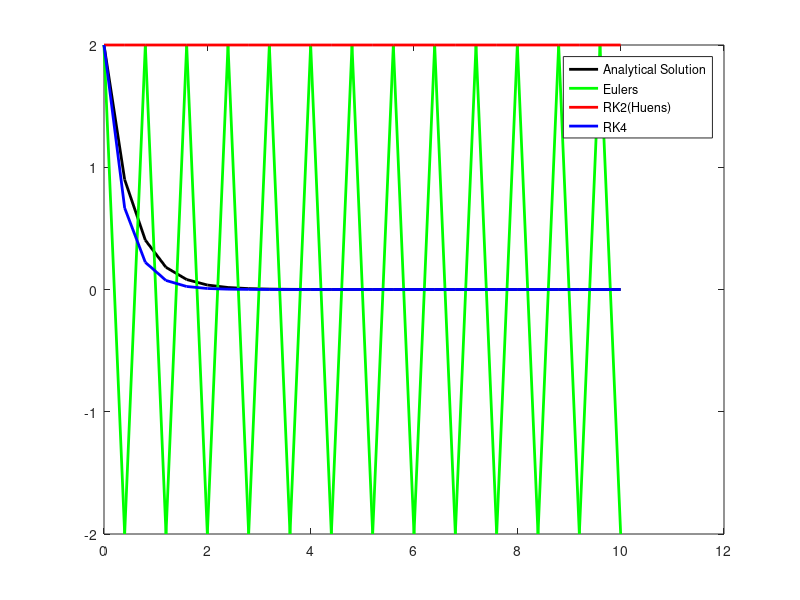

The MATLAB source for this figure:
function myrk4()
close all

dt = 0.4;
y0 = 2;

%%%Analytical Solution
t = 0:dt:10;
y_a_sol = y0*exp(-2*t);

figure()
plot(t,y_a_sol,'k-','LineWidth',2)
hold on

%%%EULERS METHOD

tE(1) = 0;
yE(1) = y0;
n = 1;

while tE < 10
    tE(n+1) = tE(n) + dt;
    yE(n+1) = yE(n) + f(yE(n),tE(n))*dt;
    n = n + 1;
end

plot(tE,yE,'g-','LineWidth',2)

%%% RK2 (Heun's Method)
t2(1) = 0;
y2(1) = y0;
n = 1;

while t2 < 10
    t2(n+1) = t2(n) + dt;
    k1 = f(y2(n),t2(n));
    k2 = f(y2(n)+k1*dt,t2(n)+dt);
    phi = 0.5*(k1 + k2);
    y2(n+1) = y2(n) + phi*dt;
    n = n + 1;
end

plot(t2,y2,'r-','LineWidth',2)

%%% RK4
t4(1) = 0;
y4(1) = y0;
n = 1;

while t4 < 10
    t4(n+1) = t4(n) + dt;
    k1 = f(y4(n),t4(n));
    k2 = f(y4(n)+k1*dt/2,t4(n)+dt/2);
    k3 = f(y4(n)+k2*dt/2,t4(n)+dt/2);
    k4 = f(y4(n)+k3*dt,t4(n)+dt);
    phi = (1/6)*(k1 + 2*k2 + 2*k3 + k4);
    y4(n+1) = y4(n) + phi*dt;
    n = n + 1;
end

plot(t4,y4,'b-','LineWidth',2)

legend('Analytical Solution','Eulers','RK2(Huens)','RK4')



function ydot = f(y,t)
%%% ydot + 2y = 0

ydot = -5*y;
